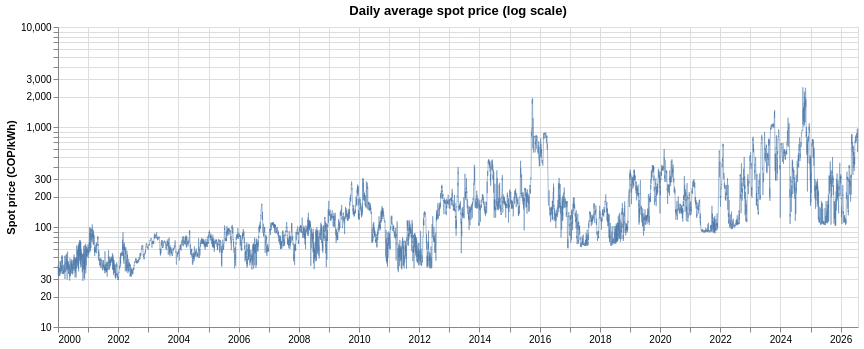

Notebook cell for this chart:
### Code cell
daily_avg_spot_price_log = alt.Chart(precio_daily).mark_line(strokeWidth=0.5).encode(
    x=alt.X("date:T", title=""),
    y=alt.Y("precio_daily_avg:Q", title="Spot price (COP/kWh)", scale=alt.Scale(type="log")),
).properties(width=800, height=300, title="Daily average spot price (log scale)")

daily_avg_spot_price_log

### Figure 1 — Vega specification as saved in the notebook (floating-point values rounded to 4 significant figures; data arrays with more than 128 entries replaced by an {"elided": "..."} marker saying what was removed)
{"$schema": "https://vega.github.io/schema/vega/v5.json", "data": [{"name": "source_0", "values": {"elided": "9709 records"}, "transform": [{"type": "formula", "expr": "toDate(datum['date'])", "as": "date"}]}], "marks": [{"type": "line", "name": "marks", "from": {"data": "source_0"}, "sort": {"field": "x"}, "encode": {"update": {"defined": {"signal": "isValid(datum[\"date\"]) && isFinite(+datum[\"date\"]) && isValid(datum[\"precio_daily_avg\"]) && isFinite(+datum[\"precio_daily_avg\"])"}, "x": {"field": "date", "scale": "x"}, "y": {"field": "precio_daily_avg", "scale": "y"}, "stroke": {"value": "#4c78a8"}, "strokeWidth": {"value": 0.5}}}, "style": ["line"]}], "scales": [{"name": "x", "type": "time", "domain": {"data": "source_0", "field": "date"}, "range": [0, {"signal": "width"}]}, {"name": "y", "type": "log", "domain": {"data": "source_0", "field": "precio_daily_avg"}, "range": [{"signal": "height"}, 0], "nice": true}], "axes": [{"scale": "x", "minExtent": 0, "zindex": 0, "aria": false, "ticks": false, "domain": false, "grid": true, "orient": "bottom", "tickCount": {"signal": "ceil(width/40)"}, "maxExtent": 0, "gridScale": "y", "labels": false}, {"scale": "y", "ticks": false, "maxExtent": 0, "labels": false, "aria": false, "orient": "left", "zindex": 0, "grid": true, "domain": false, "gridScale": "x", "minExtent": 0}, {"scale": "x", "grid": false, "labelOverlap": true, "orient": "bottom", "tickCount": {"signal": "ceil(width/40)"}, "zindex": 0, "labelFlush": true}, {"scale": "y", "orient": "left", "title": "Spot price (COP/kWh)", "labelOverlap": "greedy", "zindex": 0, "grid": false}], "title": {"text": "Daily average spot price (log scale)", "frame": "group"}, "background": "white", "width": 800, "style": "cell", "height": 300, "padding": 5}
